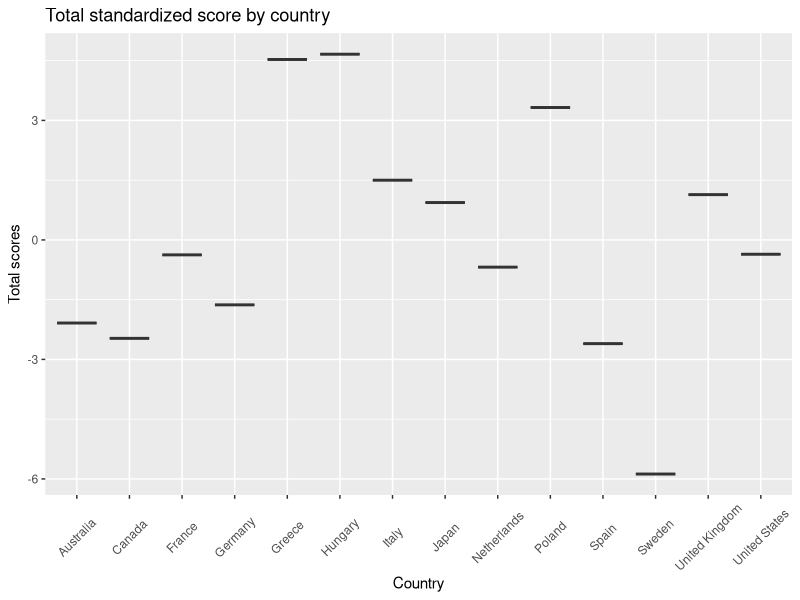
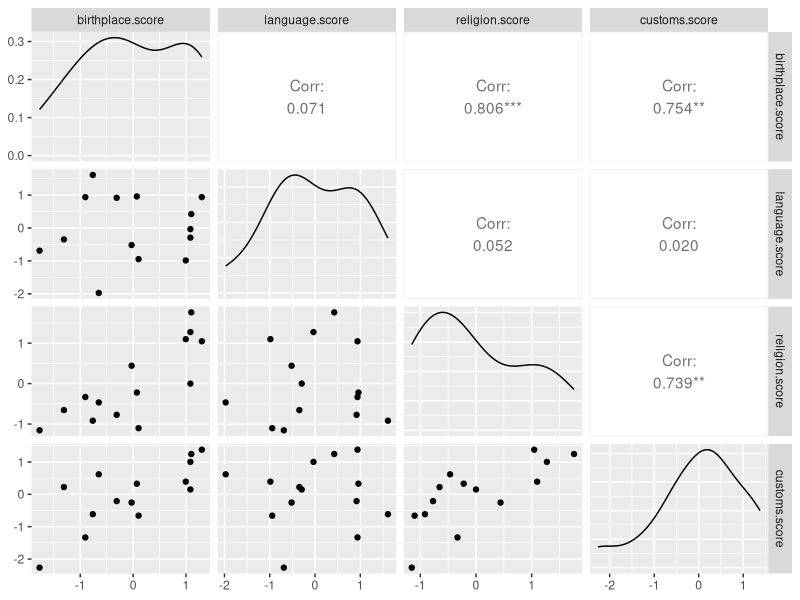
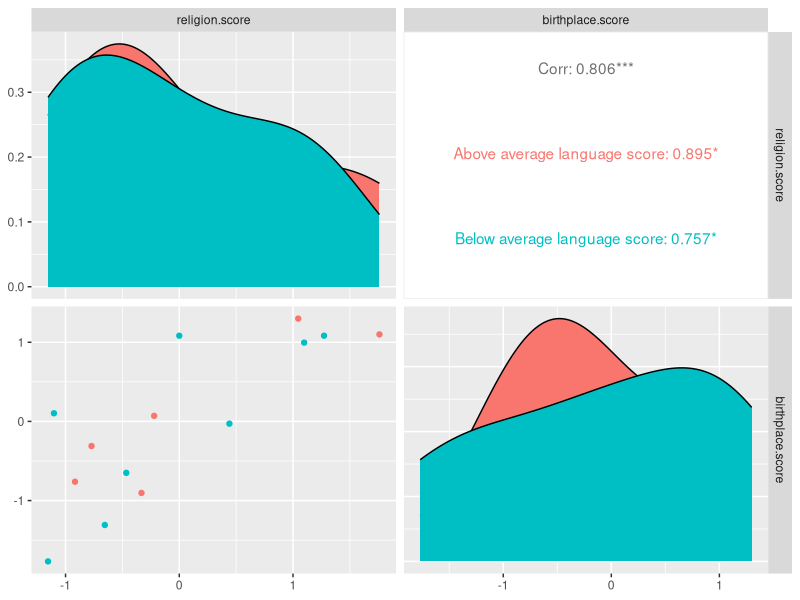

R code for these plots, in order:
## ---- chunk 1
knitr::opts_chunk$set(echo = TRUE)
## ---- chunk 2
pew.data <- read.csv("./Pew.data.final.HW4.csv", head = TRUE)

library(ggplot2)
library(GGally)

birthplace <- pew.data[1:14,]
birthplace.score <- birthplace$Standardized.score
language <- pew.data[15:28,]
language.score <- language$Standardized.score
religion <- pew.data[29:42,]
religion.score <- religion$Standardized.score
customs <- pew.data[43:56,]
customs.score <- customs$Standardized.score
country <- customs$Country

score.by.country <- cbind(birthplace, birthplace.score, language.score, religion.score, customs.score)
score.by.country <- score.by.country[,-(2:3)]
## ---- chunk 3
total.scores <- rowSums(score.by.country[,-1])
score.by.country <- cbind(score.by.country, total.scores)
final.score.by.country <- score.by.country[,c(1,6)]
final.score.by.country

ggplot(score.by.country, aes(x = country, y = total.scores)) + theme(axis.text.x = element_text(angle=45, vjust = 0.5)) + geom_boxplot() + scale_size(range = c(3,10)) + labs(title = "Total standardized score by country", y = "Total scores", x = "Country")


## ---- chunk 4
ggpairs(score.by.country, columns = c("birthplace.score", "language.score", "religion.score", "customs.score"))
## ---- chunk 5


avg.language <- mean(score.by.country$language.score)


language.avg <- rep(NA, nrow(score.by.country))
language.avg[score.by.country$language.score>avg.language] = "Above average language score"
language.avg[score.by.country$language.score<avg.language] = "Below average language score"
final.question <- data.frame(score.by.country, language.avg)
ggpairs(final.question, columns = c("religion.score", "birthplace.score"), aes(colour = language.avg))


